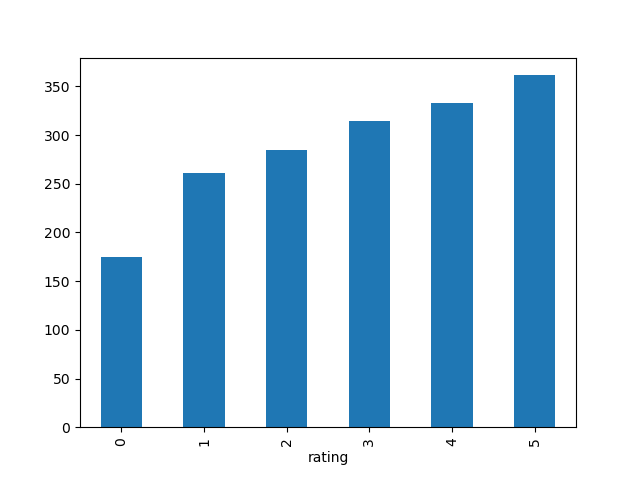

Generate this figure with Python:
import json,csv
import pandas as pd
import matplotlib.pyplot as plt
   
def task5():
    rating = []
    with open('/course/data/a1/reviews/HealthStory.json') as json_file:
        review_file = json.load(json_file)
    
    for review_info in review_file:
        rating.append({
                'rating' : review_info["rating"]
        })

    df_rating = pd.DataFrame(rating)

    with open('/course/data/a1/engagements/HealthStory.json') as json_file:
        tweet_file = json.load(json_file)
    
    total_tweets = []
    tweets_per_review = []
    news_id = []

    for each_review in tweet_file:
        news_id.append(each_review)
    
    
    for each_news_id in news_id:
        for each_tweet in tweet_file[each_news_id]["tweets"]:
            tweets_per_review.append(each_tweet)
        for each_reply in tweet_file[each_news_id]["replies"]:
            tweets_per_review.append(each_reply)
        for each_retweet in tweet_file[each_news_id]["retweets"]:
            tweets_per_review.append(each_retweet)
        
        tweets_per_review = list(dict.fromkeys(tweets_per_review))
        total_tweets.append({
            "tweets" : len(tweets_per_review)
           })
        tweets_per_review = []

    total_tweets = pd.DataFrame(total_tweets)
    combined_df = [df_rating,total_tweets]
    result = pd.concat(combined_df, axis=1, join="inner")
    avg_rating = result.groupby("rating")["tweets"].mean().round(2)

    avg_rating.plot(x ='rating', y='Average number of tweets and retweets', kind = 'bar')
    plt.savefig("task5.png")

    
    return
